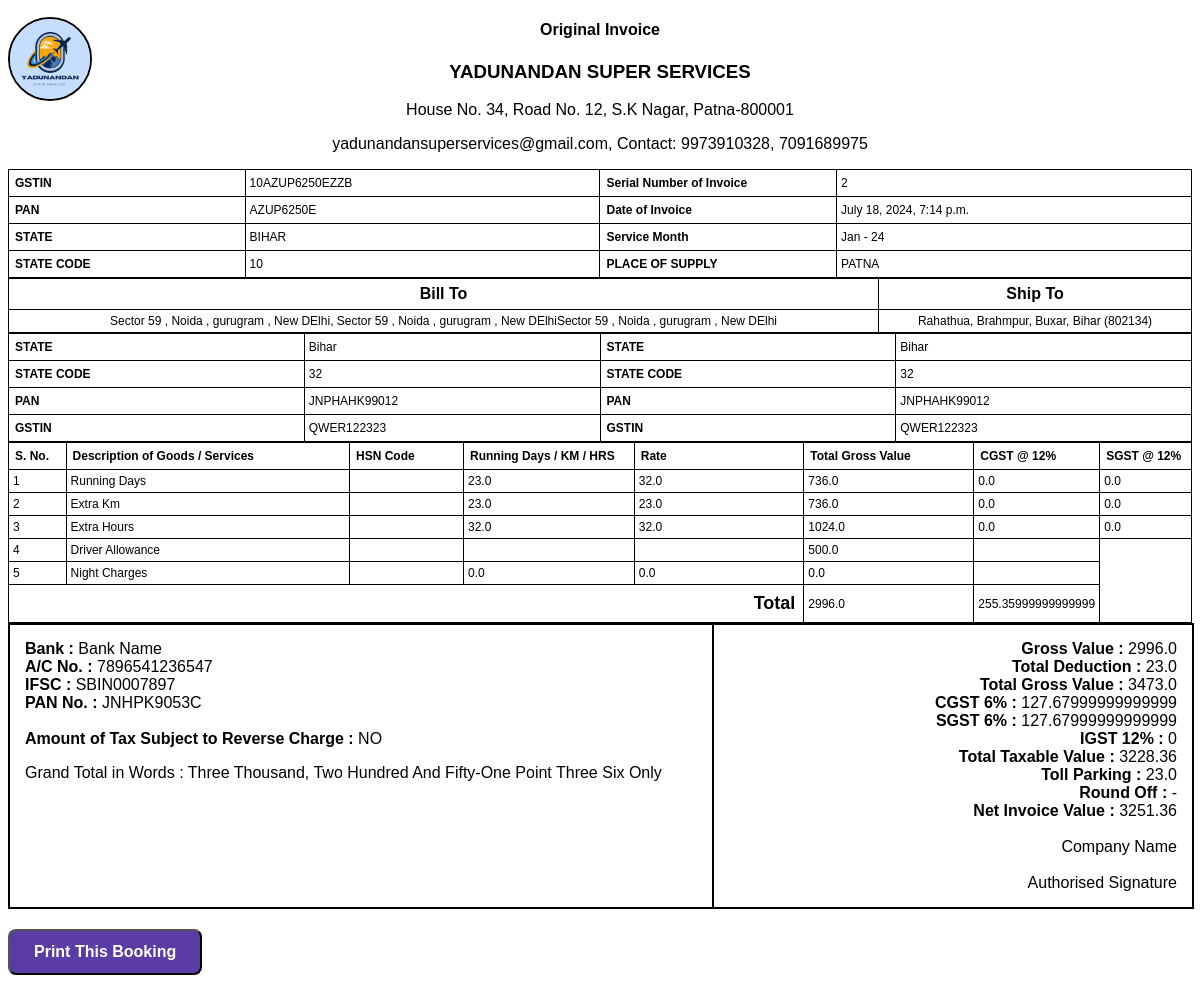
The app's page /print-bill/2 with its own data.
### services/models.py (models this page shows, shortened)
class Booking(models.Model):
    booking_date = models.DateTimeField(auto_now_add=True)
    serial_number = models.AutoField(primary_key=True)
    customer= models.ForeignKey(Customer,on_delete=Customer)
    source_address = models.CharField(max_length=200,null=True,blank=True)
    destination_address = models.CharField(max_length=200,null=True,blank=True)
    total_distance = models.FloatField(default=0)
    running_kms = models.FloatField(default=0)
    extra_kms = models.FloatField(default=0)
    extra_hours = models.FloatField(default=0)
    rate_days = models.FloatField(default=0)
    rate_km = models.FloatField(default=0)
    rate_hours = models.FloatField(default=0)
    running_days = models.FloatField(default=0)
    running_kms = models.FloatField(default=0)
    running_hrs = models.FloatField(default=0)
    total_gross_value_days = models.FloatField(default=0)
    total_gross_value_kms = models.FloatField(default=0)
    total_gross_value_hrs = models.FloatField(default=0)
    igst_days = models.FloatField(default=0)
    igst_kms = models.FloatField(default=0)
    igst_extra_hrs = models.FloatField(default=0)
    cgst_days = models.FloatField(default=0)
    cgst_kms = models.FloatField(default=0)
    cgst_extra_hrs = models.FloatField(default=0)
    sgst_days = models.FloatField(default=0)
    sgst_kms = models.FloatField(default=0)
    sgst_extra_hrs = models.FloatField(default=0)
    date = models.DateTimeField(auto_now_add=True)
    total_gross_value_without_penalty = models.FloatField(default=0)
    total_gross_value_after_penalty =  models.FloatField(default=0)
    total_deduction = models.FloatField(default=0)
    cgst = models.FloatField(default=0)
    sgst = models.FloatField(default=0)
    igst = models.FloatField(default=0)
    total_taxable_value = models.FloatField(default=0)
    toll_and_parking = models.FloatField(default=0)
    round_off = models.FloatField(default=0)
    net_invoice_value  = models.FloatField(default=0)
    grand_total_in_words = models.CharField(max_length=400,null=True,blank=True)
    igst_applicable = models.BooleanField(default=False)
    cgst_applicable = models.BooleanField(default=True)
    sgst_applicable = models.BooleanField(default=True)
    cgst_percentage = models.FloatField(default=6)
    sgst_percentage  = models.FloatField(default=6)
    igst_percentage  = models.FloatField(default=12)
    driver_allowance = models.FloatField(default=500)
    night_hold = models.FloatField(default=0)
    night_hold_amount = models.FloatField(default=0)

class Customer(models.Model):
    state_choice = [
        ('Bihar','Bihar'),
        ('Uttar Pradesh','Uttar Pradesh'),
        ('Andhra Pradesh','Andhra Pradesh'),
        ('Madhya Pradesh','Madhya Pradesh'),
        ('Arunanchal Pradesh','Arunanchal Pradesh'),
        ('Gujarat','Gujarat'),
    ]
    name = models.CharField(max_length=50)
    phone = models.CharField(max_length=12,null=True,blank=True)
    email = models.CharField(max_length=50,null=True,blank=True)
    pan = models.CharField(max_length=15,null=True,blank=True)
    state = models.CharField(max_length=50,choices=state_choice)
    state_code = models.CharField(max_length=50,null=True,blank=True)
    gst_in = models.CharField(max_length=50,null=True,blank=True)
    source_address = models.CharField(max_length=200,null=True,blank=True)
    destination_address = models.CharField(max_length=200,null=True,blank=True)

### services/views.py (the view)
# urls.py: path('print-bill/<int:booking_id>', PrintBill.as_view(),name='print-bill'),
class PrintBill(View):
    def get(self, request, booking_id):
        booking = Booking.objects.get(serial_number=booking_id)
        context = {
            'booking': booking,
            'gst_type' : booking.igst_applicable,
            'grand_total': booking.total_distance + (booking.total_distance * 0.12),
            'night_hold_charges': booking.night_hold * booking.night_hold_amount ,
            'total_gst' : booking.igst_days + booking.igst_kms + booking.igst_extra_hrs,
            'total_gross_value' : booking.total_gross_value_without_penalty - booking.total_deduction + booking.driver_allowance + (booking.night_hold * booking.night_hold_amount),
            'cgst' : (booking.igst_days + booking.igst_kms + booking.igst_extra_hrs) / 2 ,
            'total_taxable_value' : booking.igst_days + booking.igst_kms + booking.igst_extra_hrs + booking.total_gross_value_without_penalty - booking.total_deduction,
            'net_invoice_value': booking.toll_and_parking + booking.igst_days + booking.igst_kms + booking.igst_extra_hrs + booking.total_gross_value_without_penalty - booking.total_deduction,
            'in_words' : number_to_word(booking.toll_and_parking + booking.igst_days + booking.igst_kms + booking.igst_extra_hrs + booking.total_gross_value_without_penalty - booking.total_deduction).title()
        }
        return render(request,'invoice_template.html', context)

### services/views.py (called while the page is built)
def number_to_word(num):
    return num2words.num2words(num)

### services/templates/invoice_template.html (shortened to what this page needs)
{% load static %}
<!DOCTYPE html>
<html lang="en">
<head>
</head>
<body>
    <div class="header">
        <div class="logo-container">
            <img src="{% static 'images/logo.png' %}" alt="Logo">
        </div>
        <h4>Original Invoice</h4>
        <h3>YADUNANDAN SUPER SERVICES</h3>
        <p>House No. 34, Road No. 12, S.K Nagar, Patna-800001</p>
        <p>yadunandansuperservices@gmail.com, Contact: 9973910328, 7091689975</p>
    </div>
    <table>
        <tr>
            <th style="width: 20%;">GSTIN</th>
            <td style="width: 30%;">10AZUP6250EZZB</td>
            <th style="width: 20%;">Serial Number of Invoice</th>
            <td style="width: 30%;">{{ booking.serial_number }}</td>
        </tr>
        <tr>
            <th>PAN</th>
            <td>AZUP6250E</td>
            <th>Date of Invoice</th>
            <td>{{ booking.booking_date }}</td>
        </tr>
        <tr>
            <th>STATE</th>
            <td>BIHAR</td>
            <th>Service Month</th>
            <td>Jan - 24</td>
        </tr>
        <tr>
            <th>STATE CODE</th>
            <td>10</td>
            <th>PLACE OF SUPPLY</th>
            <td>PATNA</td>
        </tr>
    </table>
    <table>
        <tr>
            <th style="text-align: center; font-size: 16px;">Bill To</th>
            <th style="text-align: center; font-size: 16px;">Ship To</th>
        </tr>
        <tr>
            <td style="text-align: center;">{{ booking.source_address }}</td>
            <td style="text-align: center;">{{ booking.destination_address }}</td>
        </tr>
    </table>
    <table>
        <tr>
            <th style="width: 25%;">STATE</th>
            <td style="width: 25%;">{{ booking.customer.state }}</td>
            <th style="width: 25%;">STATE</th>
            <td style="width: 25%;">{{ booking.customer.state }}</td>
        </tr>
        <tr>
            <th>STATE CODE</th>
            <td>{{ booking.customer.state_code }}</td>
            <th>STATE CODE</th>
            <td>{{ booking.customer.state_code }}</td>
        </tr>
        <tr>
            <th>PAN</th>
            <td>{{ booking.customer.pan }}</td>
            <th>PAN</th>
            <td>{{ booking.customer.pan }}</td>
        </tr>
        <tr>
            <th>GSTIN</th>
            <td>{{ booking.customer.gst_in }}</td>
            <th>GSTIN</th>
            <td>{{ booking.customer.gst_in }}</td>
        </tr>
    </table>
    <table>
        <tr>
            <th style="width: 5%;">S. No.</th>
            <th style="width: 25%;">Description of Goods / Services</th>
            <th style="width: 10%;">HSN Code</th>
            <th style="width: 15%;">Running Days / KM / HRS</th>
            <th style="width: 15%;">Rate</th>
            <th style="width: 15%;">Total Gross Value</th>
            {% if gst_type %}
            <th style="width: 15%;">IGST @ 12%</th>
            {% else %}
            <th style="width: 7%;">CGST @ 12%</th>
            <th style="width: 8%;">SGST @ 12%</th>
            {% endif %}
        </tr>
        <tr>
            <td>1</td>
            <td>Running Days</td>
            <td>{{ booking.hsn_code }}</td>
            <td>{{ booking.running_days }}</td>
            <td>{{ booking.rate_days }}</td>
            <td>{{ booking.total_gross_value_days }}</td>
            {% if gst_type %}
            <td>{{ booking.igst_days }}</td>
            {% else %}
            <td>{{ booking.cgst_days }}</td>
            <td>{{ booking.sgst_days }}</td>
            {% endif %}
        </tr>
        <tr>
            <td>2</td>
            <td>Extra Km</td>
            <td>{{ booking.hsn_code }}</td>
            <td>{{ booking.extra_kms }}</td>
            <td>{{ booking.rate_km }}</td>
            <td>{{ booking.total_gross_value_kms }}</td>
            {% if gst_type %}
            <td>{{ booking.igst_kms }}</td>
            {% else %}
            <td>{{ booking.cgst_kms }}</td>
            <td>{{ booking.sgst_kms }}</td>
            {% endif %}
        </tr>
        <tr>
            <td>3</td>
            <td>Extra Hours</td>
            <td>{{ booking.hsn_code }}</td>
            <td>{{ booking.extra_hours }}</td>
            <td>{{ booking.rate_hours }}</td>
            <td>{{ booking.total_gross_value_hrs }}</td>
            {% if gst_type %}
            <td>{{ booking.igst_extra_hrs }}</td>
            {% else %}
            <td>{{ booking.cgst_extra_hrs }}</td>
            <td>{{ booking.sgst_extra_hrs }}</td>
            {% endif %}
        </tr>
        <tr>
            <td>4</td>
            <td>Driver Allowance</td>
            <td>{{ booking.hsn_code }}</td>
            <td></td>
            <td></td>
            <td>{{ booking.driver_allowance }}</td>
            <td></td>
        </tr>
        <tr>
            <td>5</td>
            <td>Night Charges</td>
            <td>{{ booking.hsn_code }}</td>
            <td>{{ booking.night_hold }}</td>
            <td>{{ booking.night_hold_amount }}</td>
            <td>{{night_hold_charges }}</td>
            <td></td>
        </tr>
        <tr>
            <td colspan="5" style="text-align: right; padding : 8px; font-size: 18px;"><b>Total</b></td>
            <td>{{ booking.total_gross_value_without_penalty }}</td>
            <td>{{ total_gst }}</td>
        </tr>
    </table>
    <div class="container">
        <div class="bank" style="width: 60%; padding: 15px;">
            <b>Bank : </b> Bank Name <br>
            <b>A/C No. : </b> 7896541236547 <br>
            <b>IFSC : </b> SBIN0007897 <br>
            <b>PAN No. : </b> JNHPK9053C <br>
            <br>
            <b>Amount of Tax Subject to Reverse Charge : </b> NO <br>
            <p style="font-size: 16px;">Grand Total in Words : {{in_words}} Only</p><br><br><br>
        </div>
        <div class="calculations" style="width: 40%; text-align:right; padding: 15px;">
            <b>Gross Value : </b> {{ booking.total_gross_value_without_penalty }}<br>
            <b>Total Deduction : </b>{{ booking.total_deduction }} <br>
            <b>Total Gross Value : </b> {{ total_gross_value }} <br>
            <b>CGST 6% : </b> {% if booking.cgst_applicable %} {{ cgst }} {% else %} 0 {% endif %} <br>
            <b>SGST 6% : </b> {% if booking.sgst_applicable %} {{ cgst }} {% else %} 0 {% endif %} <br>
            <b>IGST 12% : </b> {% if booking.igst_applicable %} {{ total_gst }} {% else %} 0 {% endif %}  <br>
            <b>Total Taxable Value : </b> {{ total_taxable_value }} <br>
            <b>Toll Parking : </b>{{ booking.toll_and_parking }}   <br>
            <b>Round Off : </b> -  <br>
            <b>Net Invoice Value : </b> {{ net_invoice_value }}<br>
            <br>
            Company Name
            <br>
            <br>
            Authorised Signature
        </div>
    </div>
    <button onclick="printPage()"  id='print-btn'>Print This Booking</button>
</body>
</html>

### services/templates/invoice_template.html (style rules this page uses)
body { font-family: Arial, sans-serif; }
table { width: 100%; border-collapse: collapse; margin-top: 0px; }
table, th, td { border: 1px solid black; }
th { padding: 6px; text-align: left; }
td { padding: 4px; text-align: left; }
th { font-size: 12px; }
td { font-size: 12px; }
.header { text-align: center; position: relative; }
.container { display: flex; justify-content: space-between; width: 100%; border: 1px solid black; }
.logo-container { position: absolute; top: -4px; left: 0; width: 80px; height: 80px; overflow: hidden; border-radius: 50%; border: 2px solid black; }
.logo-container img { width: 100%; height: 100%; object-fit: cover; }
#print-btn { display: inline-block; background-color: #6B46C1; color: white; padding: 12px 24px; border-radius: 8px; text-align: center; font-size: 16px; font-weight: bold; cursor: pointer; text-decoration: none; margin-top: 20px; background-color: #5A3CA4; }
.bank { border: 1px solid black; }
.calculations { border: 1px solid black; }

### records on screen
Booking: serial_number "2", booking_date "July 18, 2024, 7:14 p.m.", source_address "Sector 59 , Noida , gurugram , New DElhi, Sector 59 , Noida , gurugram , New DElhiSector 59 , Noida , gurugram , New DElhi", destination_address "Rahathua, Brahmpur, Buxar, Bihar (802134)", customer.state "Bihar", customer.state_code "32", customer.pan "JNPHAHK99012", customer.gst_in "QWER122323", running_days "23.0", rate_days "32.0", total_gross_value_days "736.0", cgst_days "0.0", sgst_days "0.0", extra_kms "23.0", rate_km "23.0", total_gross_value_kms "736.0", cgst_kms "0.0", sgst_kms "0.0", extra_hours "32.0", rate_hours "32.0", total_gross_value_hrs "1024.0", cgst_extra_hrs "0.0", sgst_extra_hrs "0.0", driver_allowance "500.0", night_hold "0.0", night_hold_amount "0.0", total_gross_value_without_penalty "2996.0", total_deduction "23.0", toll_and_parking "23.0"

### other values on screen
{{ night_hold_charges }} "0.0"
{{ total_gst }} "255.35999999999999"
{{ in_words }} "Three Thousand, Two Hundred And Fifty-One Point Three Six"
{{ total_gross_value }} "3473.0"
{{ cgst }} "127.67999999999999"
{{ total_taxable_value }} "3228.36"
{{ net_invoice_value }} "3251.36"
